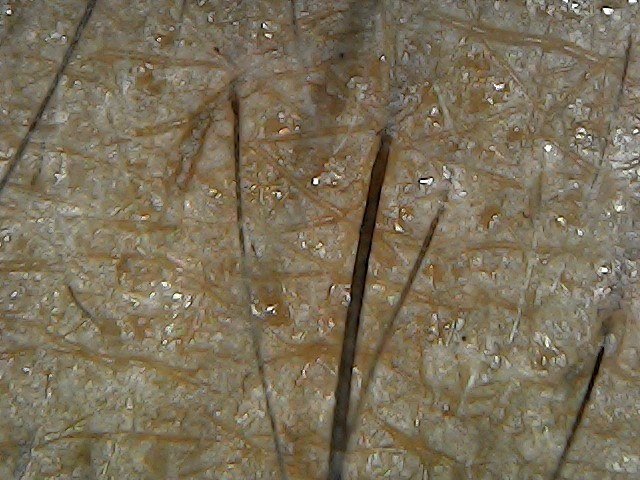
#> input picture Skin_recognition/Oily/1.jpg, 640 x 480 px; its folder holds 4 pictures in this run
$ python training.py
#> lines starting #> are read from the running program, lines starting #| are printed output that depends on the picture
### Skin_recognition/train_test.py
from asyncore import write
from cgitb import text


# [12 lines left out: function median, not called in this run]

def mean(text):
    sum=0
    with open(text) as f:
        l = []
        for i in f:
            l.append(i.strip('\n'))
    for i in range(0,len(l)-1):
        sum=sum+int(l[i])
    m=sum/len(l)
    f=open(text,"w")
    a = f.write(f"{m}\n")
    f.close()

# mean("dry.txt")

### Skin_recognition/training.py
# import imghdr
from cgitb import text
import cv2
# import numpy as np
from PIL import Image,ImageOps
import glob
# from elevate import elevate
import train_test as ts

# elevate()
# name=input("Enter path")
# text=input("enter text file name")
path = glob.glob("C:/Users/debsp/Downloads/Skin_recognition/Oily/*.jpg")

for i in path:
    # [4 lines of commented-out code are left out]
    img = Image.open(i)
#> img is the input picture: PIL image 640x480 RGB; mean R, G, B 122.5, 111.6, 88.1
    im = ImageOps.grayscale(img)
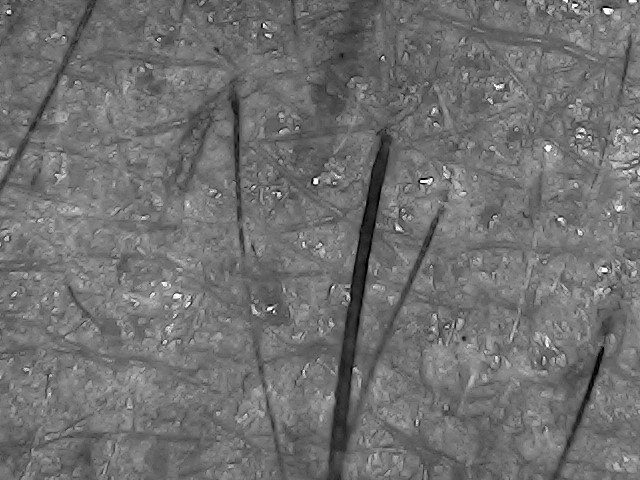
#> im: PIL image 640x480 L; min 0, max 255, mean 112.2

    def output_image() :
        im.show()

    pixels = img.load()
    height, width=img.size
#> height = 640; width = 480
    k=0
    avg=0
    for x in range (height):
        for y in range (width):
            r,g,b = pixels[x,y]
            avg=avg+r
#> after the loop, avg = 37641883
    area=height*width
#> area = 307200
    avg=avg/area
#> avg = 122.5
    lim=(avg)+((255-avg)*70/100)
#> lim = 215.3
    for x in range (height):
        for y in range (width):
            r,g,b = pixels[x,y]
            if(r>=lim and g>=lim and b>=lim):
                k=k+1
#> after the loop, k = 366


    # input_image()
    print(k ,"area=",area)
#| 366 area= 307200
    ks=str(k)
#> ks = '366'
    f = open("oily.txt","a")
    val = k
#> val = 366
    a = f.write(f"{val}\n")
#> a = 4
    f.close()
    output_image()
    cv2.waitKey(0)
#> pass 2 of the loop `for i in path:`:
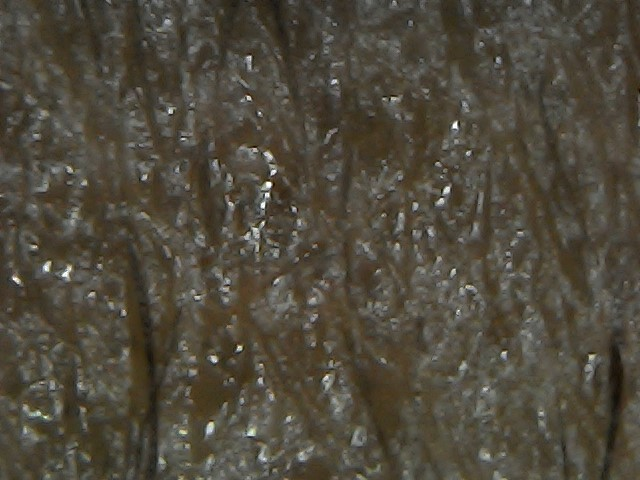
#> input picture Skin_recognition/Oily/10.jpg, 640 x 480 px
#> img is the input picture: PIL image 640x480 RGB; mean R, G, B 79.4, 73.7, 60.9
#> `im = ImageOps.grayscale(img)`:
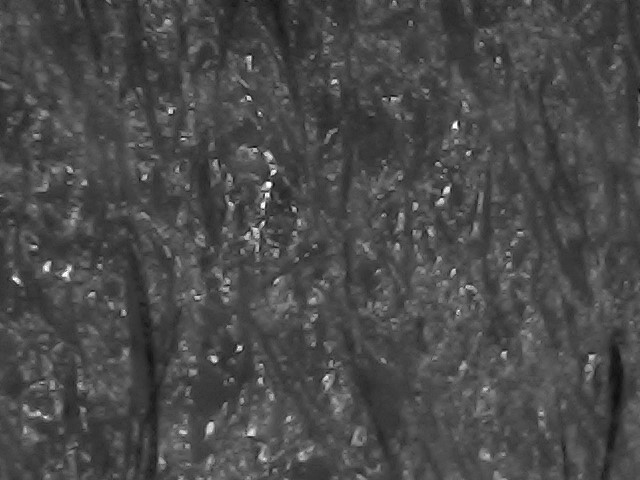
#> im: PIL image 640x480 L; min 11, max 255, mean 73.9
#> after the loop `for x in range (height):`: avg = 24381989
#> `avg=avg/area`: avg = 79.37
#> lim = 202.3
#> after the loop `for x in range (height):`: k = 236
#| 236 area= 307200
#> ks = '236'
#> val = 236
#> pass 3 of the loop `for i in path:`:
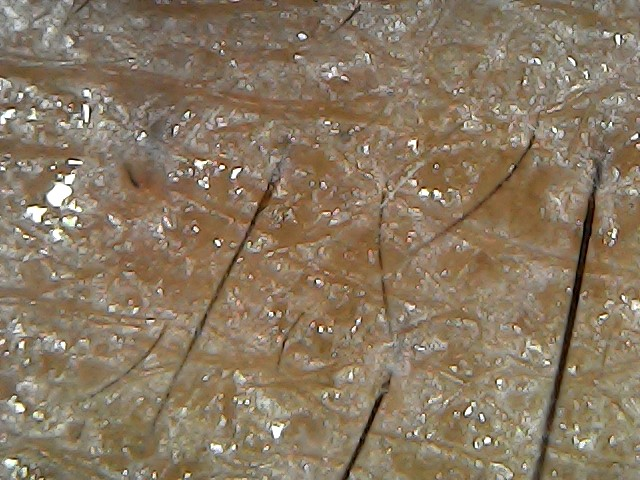
#> input picture Skin_recognition/Oily/11.jpg, 640 x 480 px
#> img is the input picture: PIL image 640x480 RGB; mean R, G, B 137.9, 120.3, 97.6
#> `im = ImageOps.grayscale(img)`:
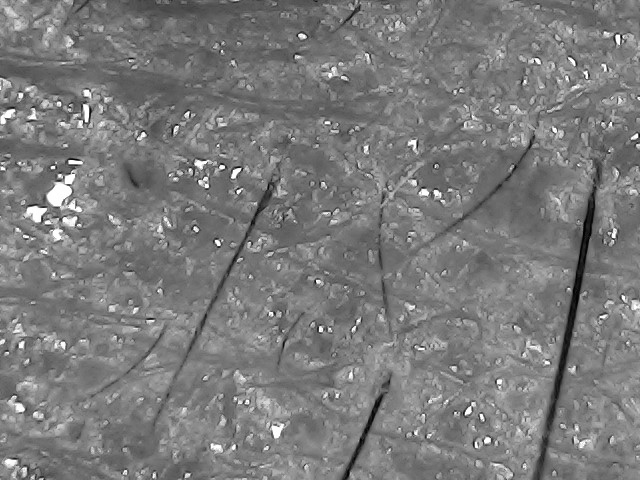
#> im: PIL image 640x480 L; min 0, max 255, mean 123
#> after the loop `for x in range (height):`: avg = 42360914
#> `avg=avg/area`: avg = 137.9
#> lim = 219.9
#> after the loop `for x in range (height):`: k = 2461
#| 2461 area= 307200
#> ks = '2461'
#> val = 2461
#> `a = f.write(f"{val}\n")`: a = 5
#> the loop made 4 passes; the first 3 are shown

ts.mean("oily.txt")
#> in mean, `sum=0`: sum = 0
#> the loop in mean, `for i in range(0,len(l)-1):` made 3 passes
#> sum on passes 1 to 3: 366, 602, 3063
#> after the loop in mean, `for i in range(0,len(l)-1):`: sum = 3063
#> in mean, `m=sum/len(l)`: m = 765.8
#> in mean, `a = f.write(f"{m}\n")`: a = 7
